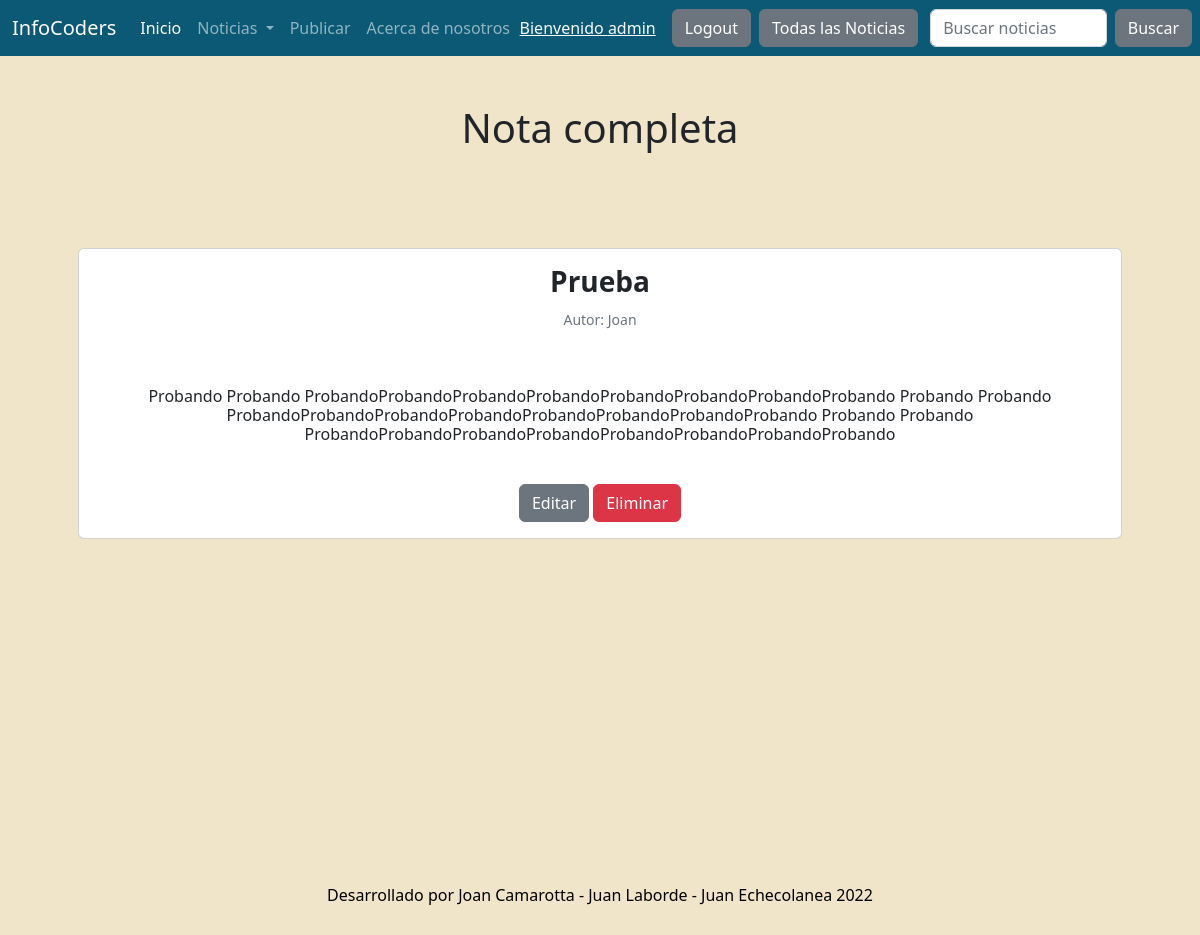
The app's page /Noticias/Leer-Noticia/6/ (signed in) with its own data.
### blog/models.py (models this page shows, shortened)
class Note(models.Model):
    title = models.CharField(max_length=100, blank=True, null=True)
    subtitle = models.CharField(max_length=100)
    author = models.CharField(max_length=50)
    publish_date = models.DateField(default=now)
    text = models.TextField(blank=True)
    category = models.ForeignKey('Categoria', on_delete=models.CASCADE, related_name='blog')
    image = models.ImageField(upload_to='note_image', blank = True, null = True)
    class Meta:
        verbose_name = 'Nota'
        verbose_name_plural = 'Notas'

### blog/views.py (the view)
# urls.py: path('Leer-Noticia/<int:pk>/', Detail_post.as_view(), name = 'detail_post'),
class Detail_post(DetailView):
    model = Note
    template_name = 'detail_post.html'

### blog/templates/detail_post.html (shortened to what this page needs)
{% extends 'base.html' %}
{% block content %}
<h1
class="fw-bopld text-center py-5">
Nota completa
</h1>
<div class="container px-8 px-lg-5 mt-5">
        <div class="col mb-5">
            <div class="card h-120">
                <div class="card-body p-6">
                    <div class="text-center py-9">
                        <h3 class="fw-bolder">{{object.title}}<br></h3>
                        <p class="card-text"><small class="text-muted">Autor: {{object.author}}</small></p>
                <br>
            <p><h6 class="card-text">{{object.text}}</h6></p>
            <br>
            <a href="/Noticias/Editar-Noticia/{{note.id}}/" class="btn btn-secondary">Editar</a>
            <a href="/Noticias/Borrar-Noticia/{{note.id}}/" class="btn btn-danger">Eliminar</a>
        </div>
    </div>
</div>
<br>
<br>
<br>
<br>
<br>
<br>
<br>
<br><br>
<br>
<br>
<br>
{% endblock %}

### blog/templates/base.html (shortened to what this page needs)
<!doctype html>
<html lang="en">
  <head>
    <link href="https://cdn.jsdelivr.net/npm/bootstrap@5.2.0-beta1/dist/css/bootstrap.min.css" rel="stylesheet">
  </head>
  <body>
    {% load static %}
    <nav class="navbar navbar-expand-lg navbar-dark" style="background-color: #0c5975;">
        <div class="container-fluid">
          <a class="navbar-brand">InfoCoders</a>
          <div class="collapse navbar-collapse" id="navbarSupportedContent">
            <ul class="navbar-nav me-auto mb-2 mb-lg-0">
              <li class="nav-item">
                <a class="nav-link active" aria-current="page" href="/index/">Inicio</a>
              <li class="nav-item dropdown">
                <a class="nav-link dropdown-toggle" href="#" id="navbarDropdown" role="button" data-bs-toggle="dropdown" aria-expanded="false">
                  Noticias
                </a>
                {% if request.user.is_authenticated %}
                <li class="nav-item">
                  <a class="nav-link" href="/Noticias/Crear-Nota/">Publicar</a>
                </li>
                {% endif %}
                  <li class="nav-item">
                    <a class="nav-link" href="/about-us/">Acerca de nosotros</a>
                  </li>
                </div>
                  <ul class="navbar-nav me-auto mb-2 mb-lg-0">
                  <div class="collapse navbar-collapse" id="navbarSupportedContent">
                        {% if request.user.is_authenticated %}
                        <li class="nav-item">
                          <a class="text-light" style="margin-right: 1rem;">
                          <h7>Bienvenido {{request.user.username}} </h7></a>
                        </li>
                        <li class="nav-item">
                            <a class="btn btn-secondary me-2" href="/logout/">Logout</a>
                        </li>
                        <li class="nav-item">
                          <a class="btn btn-secondary" href="/Noticias/">Todas las Noticias</a>
                      </li>
                        {% endif %}
                      </ul>
          </div>
    <form class="d-flex" role="search" action="/Noticias/Buscar/" metod= "GET">
    <input class="form-control me-2" type = "text" placeholder = "Buscar noticias" name = 'search' aria-label = "Search">
    <button class="btn btn-secondary me-2" type="submit">Buscar</button>
  </form>
      </nav>
      {% block content %}
      {% endblock %}
      <class="py-5" style="background-color: #f0e4c9;" >
  </body>
  <br>
  <br>
  <div
  class="container"><p class="m-2 text-center text-black">Desarrollado por Joan Camarotta - Juan Laborde - Juan Echecolanea 2022</p>
  </div>
</html>

### blog/templates/base.html (style rules this page uses)
body { background-color: #f0e4c9; }

### records on screen
Note: title "Prueba", author "Joan", text "Probando Probando ProbandoProbandoProbandoProbandoProbandoProbandoProbandoProbando Probando Probando ProbandoProbandoProbandoProbandoProbandoProbandoProbandoProbando Probando Probando ProbandoProbandoProbandoProbandoProbandoProbandoProbandoProbando"

### other values on screen
{{ request.user.username }} "admin"
